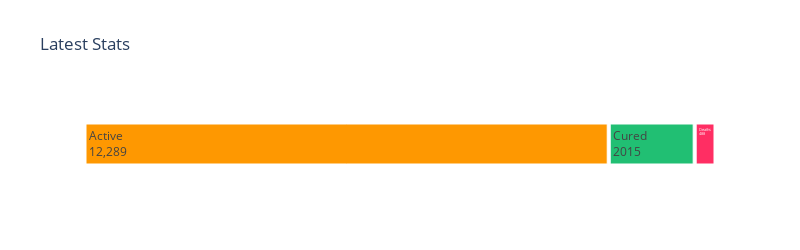

The cell this chart's notebook holds for it:
### Code cell
fig = px.treemap(tm, path=["variable"], values="value",height=250, width=800,
                 color_discrete_sequence=[act, rec, dth], title='Latest Stats')

fig.data[0].textinfo = 'label+value+text'
fig.show()

### Figure 1 — Plotly figure (JSON) as saved in the notebook; plotly's stock layout.template omitted (floating-point values rounded to 4 significant figures)
{"data": [{"branchvalues": "total", "domain": {"x": [0, 1], "y": [0, 1]}, "hoverlabel": {"namelength": 0}, "hovertemplate": "labels=%{label}<br>value=%{value}<br>parent=%{parent}<br>id=%{id}", "ids": ["Active", "Cured", "Deaths"], "labels": ["Active", "Cured", "Deaths"], "name": "", "parents": ["", "", ""], "textinfo": "label+value+text", "type": "treemap", "values": [12289, 2015, 488]}], "layout": {"height": 250, "legend": {"tracegroupgap": 0}, "title": {"text": "Latest Stats"}, "treemapcolorway": ["#fe9801", "#21bf73", "#ff2e63"], "width": 800}}
